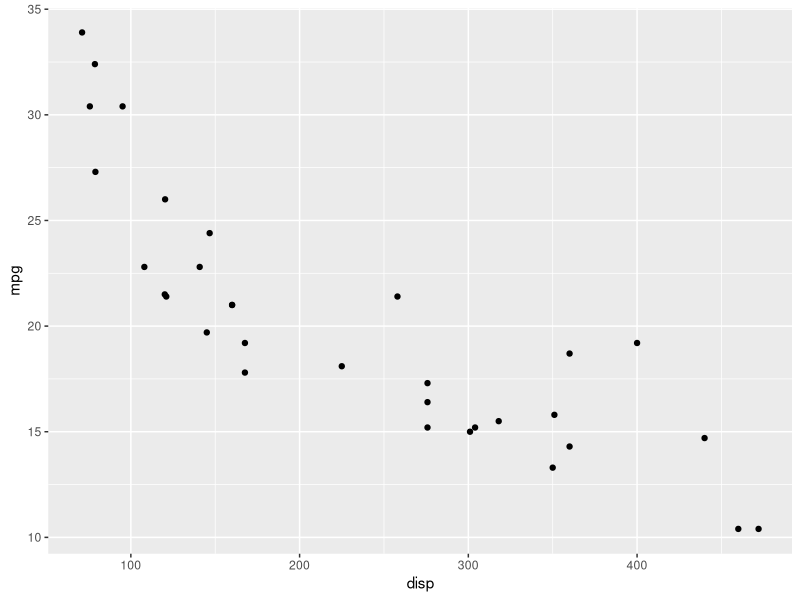
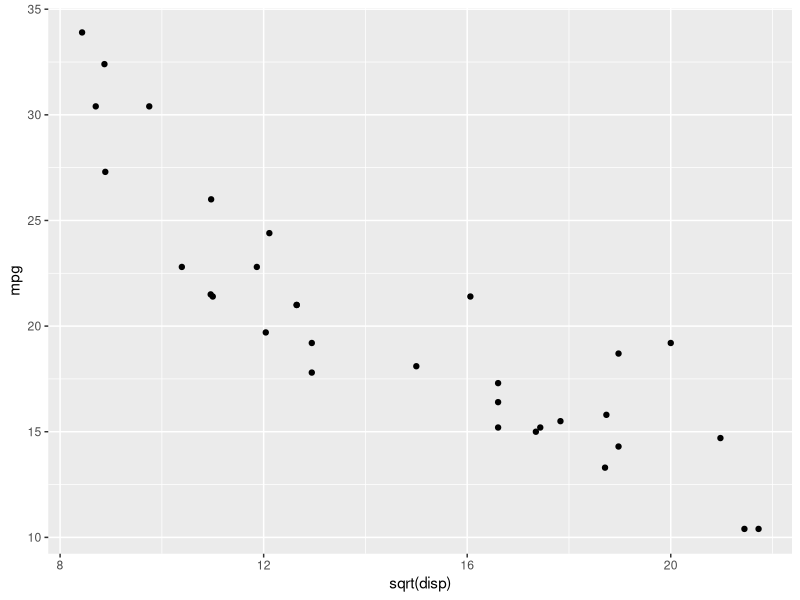
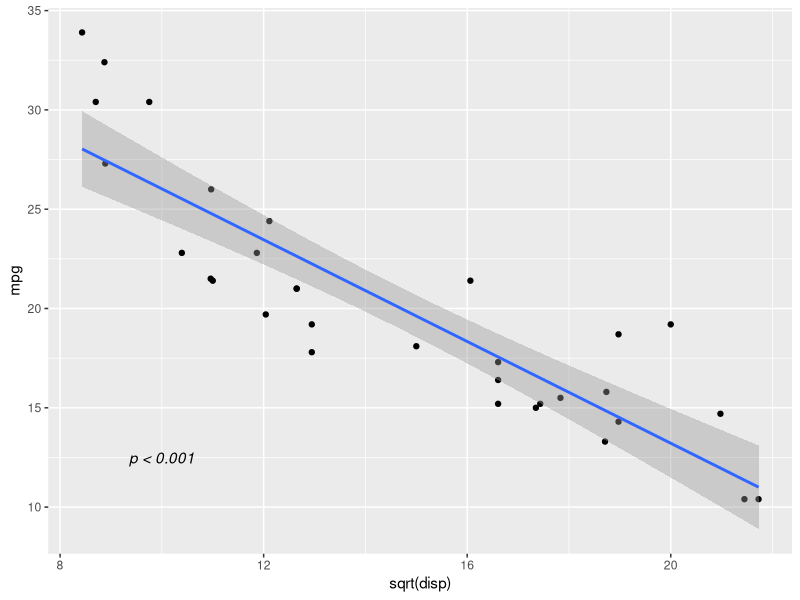
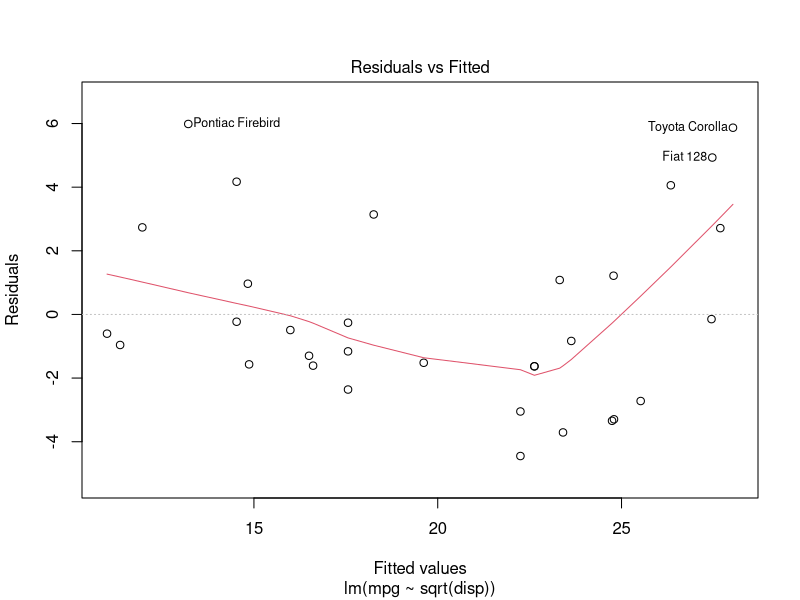
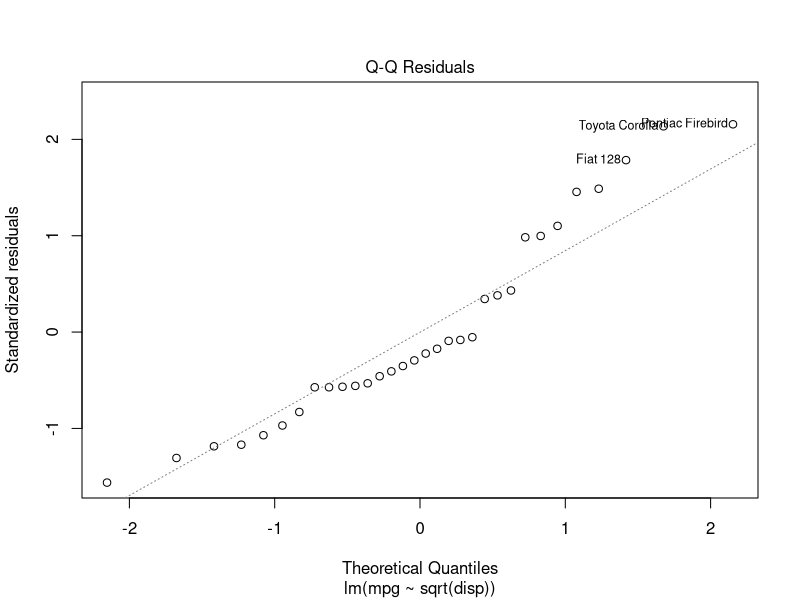
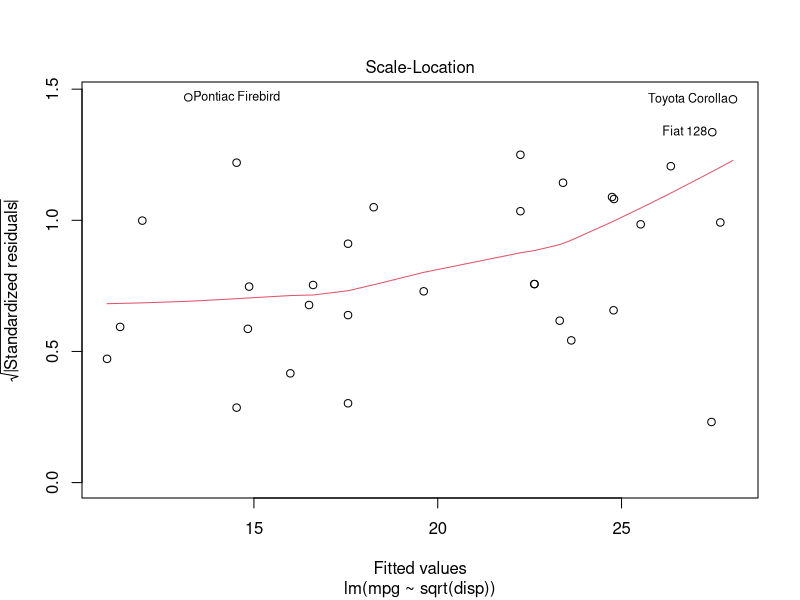
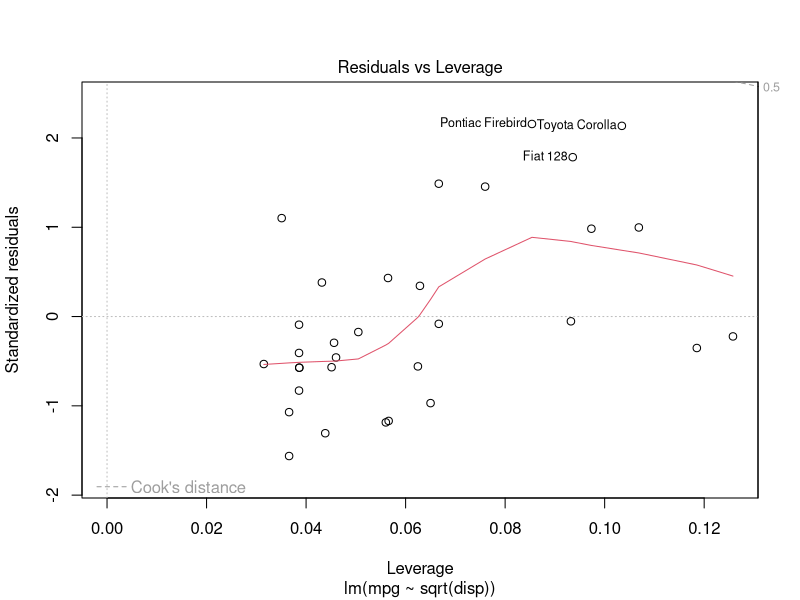
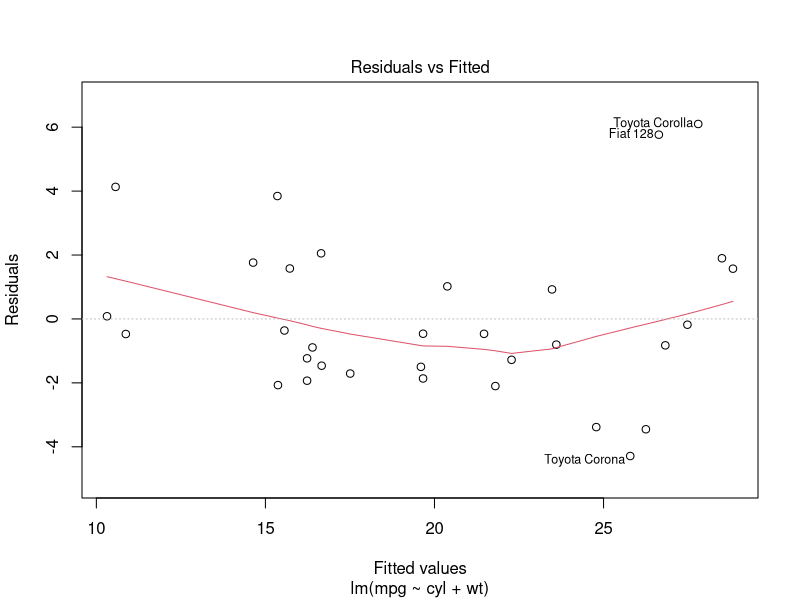

Write the R code that produced these figures, in order.
## ---- chunk 1
# Set global options for code chunks and load required R packages
library(dplyr)
library(ggplot2)
knitr::opts_chunk$set(echo = T)
## ---- chunk 2
# Scatterplot of mpg vs. disp
mtcars %>%
  ggplot(aes(x = disp,
             y = mpg)) +
  geom_point()
## ---- chunk 3
# Pearson correlation coefficient
cor(mtcars$disp, 
    mtcars$mpg)

# Order of arguments does not matter
cor(mtcars$mpg,
    mtcars$disp)
## ---- chunk 4
# Scatterplot of mpg vs. sqrt(disp)
mtcars %>%
  ggplot(aes(x = sqrt(disp), 
             y = mpg)) +
  geom_point()
## ---- chunk 5
# Pearson correlation coefficient
cor(sqrt(mtcars$disp), 
    mtcars$mpg)
## ---- chunk 6
# Fit the linear model using the formula method
linear_fit <- lm(mpg ~ sqrt(disp), data = mtcars)

# Get the model output
summary(linear_fit)
## ---- chunk 7
# Plot the data and the linear model
mtcars %>%
  ggplot(aes(x = sqrt(disp), 
             y = mpg)) +
  geom_point() +
  geom_smooth(method = "lm") + # Leave 95% CI turned on
  annotate("text",
           label = "p < 0.001",
           x = 10,
           y = 12.5,
           fontface = "italic")
## ---- chunk 8
# Model diagnostics
plot(linear_fit)
## ---- chunk 9
# Get the intercept and slope
linear_fit$coefficients
## ---- chunk 10
# Formulae from earlier
slope <- cor(sqrt(mtcars$disp), mtcars$mpg) * (sd(mtcars$mpg) / sd(sqrt(mtcars$disp)))
intercept <- mean(mtcars$mpg) - (slope * mean(sqrt(mtcars$disp)))

slope; intercept
## ---- chunk 11
# Create a multiple linear regression model
m_linear_fit <- lm(mpg ~ sqrt(disp) + wt + cyl, data = mtcars)

# Model summary
summary(m_linear_fit)
## ---- chunk 12
# Create the correlation matrix
cor(mtcars[c(2, 3, 6)])
## ---- chunk 13
# Create a multiple linear regression model using 0.8 as collinear cut-off
# Assess RMSE
final_linear_fit <- lm(mpg ~ cyl + wt, data = mtcars)

# Model summary
summary(final_linear_fit)
## ---- chunk 14
# Model diagnostics
plot(final_linear_fit)
